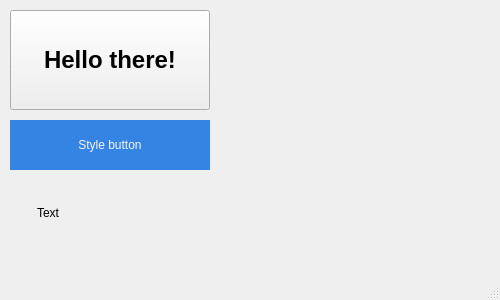
<?xml version="1.0" encoding="UTF-8"?>
<ui version="4.0">
 <class>Best_GUI</class>
 <widget class="QMainWindow" name="Best_GUI">
  <property name="geometry">
   <rect>
    <x>0</x>
    <y>0</y>
    <width>500</width>
    <height>300</height>
   </rect>
  </property>
  <property name="windowTitle">
   <string>Best_GUI</string>
  </property>
  <widget class="QWidget" name="centralwidget">
   <widget class="QPushButton" name="Button1">
    <property name="geometry">
     <rect>
      <x>10</x>
      <y>10</y>
      <width>200</width>
      <height>100</height>
     </rect>
    </property>
    <property name="font">
     <font>
      <pointsize>18</pointsize>
      <bold>true</bold>
     </font>
    </property>
    <property name="cursor">
     <cursorShape>WaitCursor</cursorShape>
    </property>
    <property name="styleSheet">
     <string notr="true"/>
    </property>
    <property name="text">
     <string>Hello there!</string>
    </property>
   </widget>
   <widget class="QPushButton" name="style_button">
    <property name="geometry">
     <rect>
      <x>10</x>
      <y>120</y>
      <width>200</width>
      <height>50</height>
     </rect>
    </property>
    <property name="styleSheet">
     <string notr="true">QPushButton{
border:none;
color: rgb(246, 245, 244);
font: 700 16pt &quot;Noto Sans&quot;;
background-color: rgb(53, 132, 228);
}
QPushButtonHover{
background-color: rgb(153, 193, 241);
}</string>
    </property>
    <property name="text">
     <string>Style button</string>
    </property>
   </widget>
   <widget class="QLabel" name="Label_1">
    <property name="geometry">
     <rect>
      <x>37</x>
      <y>197</y>
      <width>371</width>
      <height>31</height>
     </rect>
    </property>
    <property name="styleSheet">
     <string notr="true">font: 700 20pt &quot;Noto Sans&quot;;</string>
    </property>
    <property name="text">
     <string>Text</string>
    </property>
   </widget>
  </widget>
  <widget class="QMenuBar" name="menubar">
   <property name="geometry">
    <rect>
     <x>0</x>
     <y>0</y>
     <width>500</width>
     <height>23</height>
    </rect>
   </property>
  </widget>
  <widget class="QStatusBar" name="statusbar"/>
 </widget>
 <resources/>
 <connections/>
</ui>
